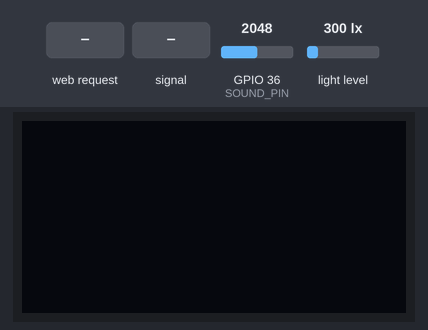
The sketch below on a simulated ESP32. On the bench: 128×64 one-colour display. The inputs (shaded band) are chosen by the test bench; at power-on: light level 300 lx, GPIO 36 (SOUND_PIN) = 2048. WiFi joins after 1.5 s; servers stay silent unless stated; uploads are accepted with an empty reply; what the sketch prints to the serial monitor is not drawn.

Above: at 2.7 s.
2.8 s: HTTP request GET /show received
At 4.0 s:
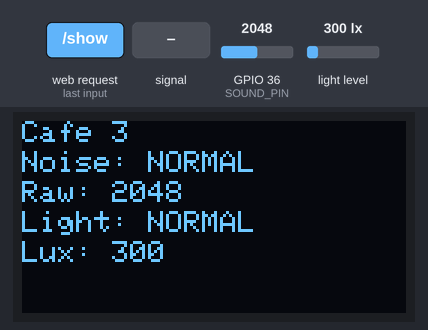
4.3 s: GPIO 36 (SOUND_PIN) fed a 200 Hz sine of ±1023 counts around its level
6.7 s: HTTP request GET /show received
At 7.1 s:
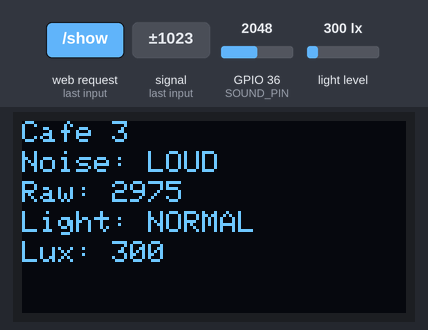
8.2 s: light level set to 40 lx
16.7 s: HTTP request GET /show received
At 17.1 s:
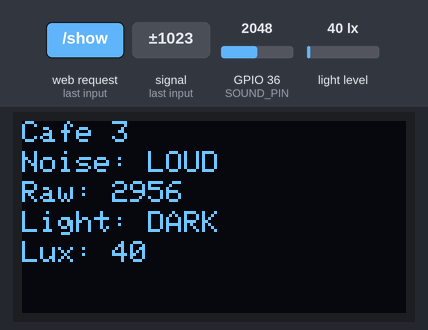
18.2 s: light level set to 500 lx
Timing chart, 0 to 21.2 s (numbered marks = the images above; inputs shaded):
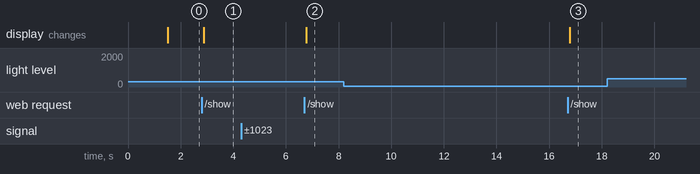

The sketch:

caferadar.ino
```cpp
#include <WiFi.h>
#include <HTTPClient.h>
#include <BH1750.h>
#include <Adafruit_SSD1306.h>
#include <Adafruit_GFX.h>
#include <Wire.h>
#include <WebServer.h>

//  Pins & display config
const int SOUND_PIN = 36;

const int SCREEN_WIDTH  = 128;
const int SCREEN_HEIGHT = 64;
Adafruit_SSD1306 display(SCREEN_WIDTH, SCREEN_HEIGHT, &Wire, -1);

BH1750 lightMeter;
WebServer server(80);

//  WiFi & API configuration (placeholders for GitHub)
const char* ssid      = "YOUR_WIFI_SSID";
const char* password  = "YOUR_WIFI_PASSWORD";
const char* serverUrl = "http://YOUR_API_URL/api/measurements";

//  Measurement configuration
const int CAFE_ID = 3;
const unsigned long INTERVAL = 5000;  // 5 seconds
unsigned long lastTime = 0;

// Forward declaration
void handleShow();

//  Helper functions for level classification
String getNoiseLevel(int raw) {
  if (raw < 1400) return "QUIET";
  else if (raw < 2500) return "NORMAL";
  else return "LOUD";
}

String getLightLevel(int lux) {
  if (lux < 50) return "DARK";
  else if (lux < 500) return "NORMAL";
  else return "BRIGHT";
}

//  Helper to render status on OLED
void showStatusOnDisplay(int noise, int light, const String& noiseLevel, const String& lightLevel) {
  display.clearDisplay();
  display.setTextSize(1);
  display.setTextColor(SSD1306_WHITE);

  int y = 0;
  display.setCursor(0, y);
  display.print("Cafe ");
  display.println(CAFE_ID);
  y += 10;

  display.setCursor(0, y);
  display.print("Noise: ");
  display.println(noiseLevel);
  y += 10;

  display.setCursor(0, y);
  display.print("Raw: ");
  display.println(noise);
  y += 10;

  display.setCursor(0, y);
  display.print("Light: ");
  display.println(lightLevel);
  y += 10;

  display.setCursor(0, y);
  display.print("Lux: ");
  display.println(light);

  display.display();
}

void setup() {
  Serial.begin(115200);

  pinMode(SOUND_PIN, INPUT);

  // I2C for BH1750 and OLED
  Wire.begin(21, 22);
  lightMeter.begin();

  Serial.println("Connecting to WiFi...");
  WiFi.begin(ssid, password);
  while (WiFi.status() != WL_CONNECTED) {
    delay(500);
    Serial.print(".");
  }
  Serial.println("\nWiFi connected!");
  Serial.print("ESP32 IP address: ");
  Serial.println(WiFi.localIP());

  if (!display.begin(SSD1306_SWITCHCAPVCC, 0x3C)) {
    Serial.println("OLED init failed!");
  } else {
    display.clearDisplay();
    display.setTextSize(1);
    display.setTextColor(SSD1306_WHITE);
    display.display();
  }

  // HTTP endpoint hosted on ESP32
  server.on("/show", handleShow);
  server.begin();
  Serial.println("HTTP server started on /show");
}

void loop() {
  // Handle incoming HTTP requests (e.g. from frontend)
  server.handleClient();

  // Periodic measurement + sending data to backend
  if (millis() - lastTime < INTERVAL) return;
  lastTime = millis();

  int noiseSum = 0;
  for (int i = 0; i < 10; i++) {
    noiseSum += analogRead(SOUND_PIN);
    delay(5);
  }
  int noise = noiseSum / 10;

  int light = (int)lightMeter.readLightLevel();

  String noiseLevel = getNoiseLevel(noise);
  String lightLevel = getLightLevel(light);

  // Build JSON payload
  String json = "{";
  json += "\"cafeId\":" + String(CAFE_ID) + ",";
  json += "\"noiseValue\":" + String(noise) + ",";
  json += "\"noiseLevel\":\"" + noiseLevel + "\",";
  json += "\"lightValue\":" + String(light) + ",";
  json += "\"lightLevel\":\"" + lightLevel + "\"";
  json += "}";

  HTTPClient http;
  http.begin(serverUrl);
  http.addHeader("Content-Type", "application/json");
  int status = http.POST(json);

  Serial.println("Sent payload: " + json);
  Serial.println("Response status: " + String(status));

  http.end();
}

//  HTTP handler for /show: display current values on OLED
void handleShow() {
  int noiseSum = 0;
  for (int i = 0; i < 10; i++) {
    noiseSum += analogRead(SOUND_PIN);
    delay(5);
  }
  int noise = noiseSum / 10;
  int light = (int)lightMeter.readLightLevel();

  String noiseLevel = getNoiseLevel(noise);
  String lightLevel = getLightLevel(light);

  showStatusOnDisplay(noise, light, noiseLevel, lightLevel);

  server.send(200, "text/plain", "OK - displayed on OLED");
}
```

Measured:
- after the input at 2.8 s, the display: changes after 0.08 s (image 1)
- after the input at 4.3 s, every drawn part: stays the same
- after the input at 6.7 s, the display: changes after 0.08 s (image 2)
- after the input at 8.2 s, every drawn part: stays the same
- after the input at 16.7 s, the display: changes after 0.08 s (image 3)
- after the input at 18.2 s, every drawn part: stays the same
